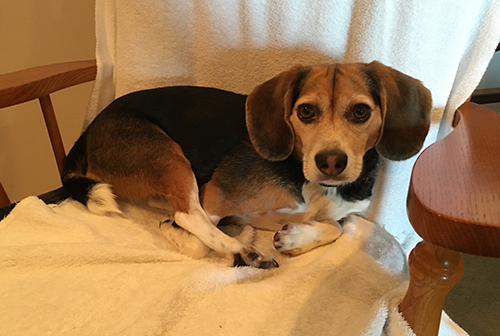
#> input picture Projekt2/beagle.png, 500 x 336 px
$ jupyter execute Lecture1c.ipynb   (shell and % lines are left out)
#> lines starting #> are read from the running program, lines starting #| are printed output that depends on the picture; after the words box and inside, x2 and y2 are one past the last pixel; in counts of white or black regions, pixels touching at a corner belong together
[cell 1]
import cv2
import numpy as np
import matplotlib.pyplot as plt

[cell 2]
def showOpencvImage(image, isGray=False):
    fig = plt.figure(figsize=(6, 6))
    plt.imshow(image, cmap = 'gray')
    plt.show()

[cell 3]
#Mount Google Drive

# Linear discrimination
In the example below discrimination between classes is made based on the value of a linear scoring function:

where xi is an object descriptor (feature vector)
# Classical approaches based on linear discrimination boudaries:
LDA

SVM

[cell 4]
# initialize the class labels and set the seed of the pseudorandom
# number generator so we can reproduce our results
labels = ["dog", "cat", "panda"]
np.random.seed(1)

# randomly initialize our weight matrix and bias vector -- in a
# *real* training and classification task, these parameters would
# be *learned* by our model, but for the sake of this example,
# let's use random values
W = np.random.randn(3, 3072)
b = np.random.randn(3)

# load our example image, resize it, and then flatten it into our
# "feature vector" representation
orig = cv2.imread("beagle.png")
#> orig is the input picture: shape (336, 500, 3); mean B, G, R 83, 120.9, 156.2
image = cv2.resize(orig, (32, 32)).flatten()
#> image = 3072 values, max 255 at index 91, min 1 at index 1353, mean 120.4

print(image.shape)
#| (3072,)
print(W.shape)
print(b.shape)

# compute the output scores by taking the dot product between the
# weight matrix and image pixels, followed by adding in the bias
scores = W.dot(image) + b
#> scores = [7963.9, -2931, 3362.5]

# loop over the scores + labels and display them
for (label, score) in zip(labels, scores):
	print("[INFO] {}: {:.2f}".format(label, score))
#> this loop made 3 passes
#> (label, score) on passes 1 to 3: ('dog', 7963.9), ('cat', -2931), ('panda', 3362.5)
#| [INFO] dog: 7963.93
#| [INFO] cat: -2930.99
#| [INFO] panda: 3362.47

# draw the label with the highest score on the image as our
# prediction
cv2.putText(orig, "Label: {}".format(labels[np.argmax(scores)]),
	(10, 30), cv2.FONT_HERSHEY_SIMPLEX, 0.9, (0, 255, 0), 2)
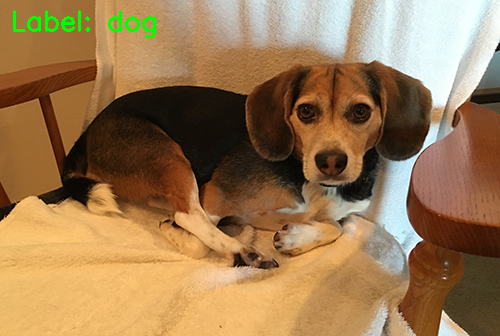
#> orig: shape (336, 500, 3); 0.6% of pixels changed, all inside (x1, y1, x2, y2) = (13, 10, 156, 38)


#im = [orig[:,:,i] for i in [2,1,0]]
#for i in range(0,3):
#    np.copyto(orig[:,:,i], im[i])

# display our input image

showOpencvImage(orig)

# Discriminating functions for feed forward deep learning

Output = Activation_N ( W_N* (Activation_(N-1)(W_(N_-1)
(
....
Activation_1 (W_1*Input)
...
) ) ) )

While activations are elements of a model (are fixed), the model matrices W_i are learnt from data based on some optimization procedure.

The kind of optimization here is **supervised learning**.
A well known example of an supervised learning approach is linear regression.

# Activations

Activations used in deep learning are **differentiable**.

# Data for supervised learning

1.   Training input data + annotations
2.   Validation data for model selection + annotations
3.   Testing data + annotations

# Gradient descent

In the next example, we find a matrix of weights W that minimizes the loss function

(y_true-y_pred) ** 2

where ypred = trainX.dot (W)

trainX has three components (x1, x2,1), We also has three components (W1, W2, W3), x1 and x2 are coordinates of the object on the plane
but trainX.dot (W) is the marked distance of the point (x1, x2) from the straight line W1 * x1 + W2 * x2 + W3 = 0 (point above the straight line or below the straight line).

The optimization procedure is therefore looking for a straight line separating the two classes, so that the accuracy of the classification is the best.

This is similar to Linear SVM or LDA classifiers

In many dimensions, the product of traiX.doc (W) is still interpreted as a distance from hyperplane.

**We will derive the equation for gradient descent.**

[cell 5]
from sklearn.model_selection import train_test_split
from sklearn.metrics import classification_report
from sklearn.datasets import make_blobs
import matplotlib.pyplot as plt
import numpy as np
import argparse

def sigmoid_activation(x):
	# compute the sigmoid activation value for a given input
	return 1.0 / (1 + np.exp(-x))

def sigmoid_deriv(x):
	# compute the derivative of the sigmoid function ASSUMING
	# that the input `x` has already been passed through the sigmoid
	# activation function y = 1/(1+exp(-x)) dy/dx = (1-y)*y
	return x * (1 - x)

def predict(X, W):
	# take the dot product between our features and weight matrix
	preds = sigmoid_activation(X.dot(W))

	# apply a step function to threshold the outputs to binary
	# class labels
	preds[preds <= 0.5] = 0
	preds[preds > 0] = 1

	# return the predictions
	return preds

[cell 6]
EPOCHS = 20
LEARNING_RATE = 0.01

# generate a 2-class classification problem with 1,000 data points,
# where each data point is a 2D feature vector
(X, y) = make_blobs(n_samples=1000, n_features=2, centers=2,
	cluster_std=1.5, random_state=1)
y = y.reshape((y.shape[0], 1))

print(np.min(y))
print(np.max(y))

# insert a column of 1's as the last entry in the feature
# matrix -- this little trick allows us to treat the bias
# as a trainable parameter within the weight matrix
X = np.c_[X, np.ones((X.shape[0]))]

# partition the data into training and testing splits using 50% of
# the data for training and the remaining 50% for testing
(trainX, testX, trainY, testY) = train_test_split(X, y,
	test_size=0.5, random_state=42)

# initialize our weight matrix and list of losses
print("[INFO] training...")
W = np.random.randn(X.shape[1], 1)

print(X.shape)
print(W.shape)

losses = []

# loop over the desired number of epochs
for epoch in np.arange(0, EPOCHS):
	# take the dot product between our features `X` and the weight
	# matrix `W`, then pass this value through our sigmoid activation
	# function, thereby giving us our predictions on the dataset
	preds = sigmoid_activation(trainX.dot(W))

	# now that we have our predictions, we need to determine the
	# `error`, which is the difference between our predictions and
	# the true values
	error = preds - trainY
	loss = np.sum(error ** 2)
	losses.append(loss)

	# the gradient descent update is the dot product between our
	# (1) features and (2) the error of the sigmoid derivative of
	# our predictions
	d = error * sigmoid_deriv(preds)
	gradient = trainX.T.dot(d)

	# in the update stage, all we need to do is "nudge" the weight
	# matrix in the negative direction of the gradient (hence the
	# term "gradient descent" by taking a small step towards a set
	# of "more optimal" parameters
	W += -LEARNING_RATE * gradient

	# check to see if an update should be displayed
	if epoch == 0 or (epoch + 1) % 5 == 0:
		print("[INFO] epoch={}, loss={:.7f}".format(int(epoch + 1),
			loss))

# evaluate our model
print("[INFO] evaluating...")
preds = predict(testX, W)
print(classification_report(testY, preds))

print("Model matrix ",W)

# plot the (testing) classification data
plt.style.use("ggplot")
plt.figure()
plt.title("Data")
plt.scatter(testX[:, 0], testX[:, 1], marker="o", c=testY[:, 0], s=30)
f1 = np.arange(-15,2.5,0.5)
plt.plot(f1,-W[0]/W[1]*f1-W[2]/W[1])

# construct a figure that plots the loss over time
plt.style.use("ggplot")
plt.figure()
plt.plot(np.arange(0, EPOCHS), losses)
plt.title("Training Loss")
plt.xlabel("Epoch #")
plt.ylabel("Loss")
plt.show()
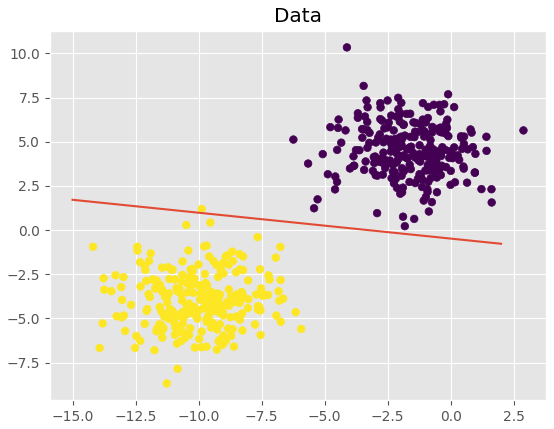
#> figure drawn by matplotlib, 1 panel; curve peaks at x = -15, y = 1.72
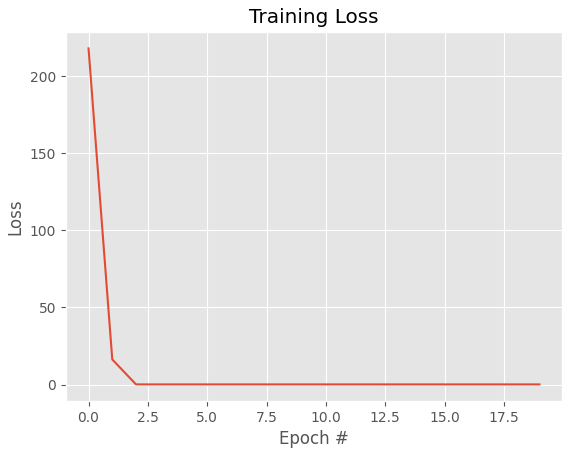
#> figure drawn by matplotlib, 1 panel; curve peaks at x = 0, y = 218

# Stochastic gradient descent

[cell 7]
def next_batch(X, y, batchSize):
	# loop over our dataset `X` in mini-batches, yielding a tuple of
	# the current batched data and labels
	for i in np.arange(0, X.shape[0], batchSize):
		yield (X[i:i + batchSize], y[i:i + batchSize])

[cell 8]
BATCH_SIZE=32
(X, y) = make_blobs(n_samples=1000, n_features=2, centers=2,cluster_std=1.5, random_state=1)
y = y.reshape((y.shape[0], 1))

# insert a column of 1's as the last entry in the feature
# matrix -- this little trick allows us to treat the bias
# as a trainable parameter within the weight matrix
X = np.c_[X, np.ones((X.shape[0]))]

# partition the data into training and testing splits using 50% of
# the data for training and the remaining 50% for testing
(trainX, testX, trainY, testY) = train_test_split(X, y,test_size=0.5, random_state=42)

# initialize our weight matrix and list of losses
print("[INFO] training...")
W = np.random.randn(X.shape[1], 1)
losses = []

# loop over the desired number of epochs
for epoch in np.arange(0, EPOCHS):
	# initialize the total loss for the epoch
	epochLoss = []

	# loop over our data in batches
	for (batchX, batchY) in next_batch(trainX, trainY, BATCH_SIZE):
		# take the dot product between our current batch of features
		# and the weight matrix, then pass this value through our
		# activation function
		preds = sigmoid_activation(batchX.dot(W))

		# now that we have our predictions, we need to determine the
		# `error`, which is the difference between our predictions
		# and the true values
		error = preds - batchY
		epochLoss.append(np.sum(error ** 2))

		# the gradient descent update is the dot product between our
		# (1) current batch and (2) the error of the sigmoid
		# derivative of our predictions
		d = error * sigmoid_deriv(preds)
		gradient = batchX.T.dot(d)

		# in the update stage, all we need to do is "nudge" the
		# weight matrix in the negative direction of the gradient
		# (hence the term "gradient descent" by taking a small step
		# towards a set of "more optimal" parameters
		W += -LEARNING_RATE * gradient

	# update our loss history by taking the average loss across all
	# batches
	loss = np.average(epochLoss)
	losses.append(loss)

	# check to see if an update should be displayed
	if epoch == 0 or (epoch + 1) % 5 == 0:
		print("[INFO] epoch={}, loss={:.7f}".format(int(epoch + 1),
			loss))

# evaluate our model
print("[INFO] evaluating...")
preds = predict(testX, W)
print(classification_report(testY, preds))

# plot the (testing) classification data
plt.style.use("ggplot")
plt.figure()
plt.title("Data")
plt.scatter(testX[:, 0], testX[:, 1], marker="o", c=testY[:, 0], s=30)

# construct a figure that plots the loss over time
plt.style.use("ggplot")
plt.figure()
plt.plot(np.arange(0, EPOCHS), losses)
plt.title("Training Loss")
plt.xlabel("Epoch #")
plt.ylabel("Loss")
plt.show()
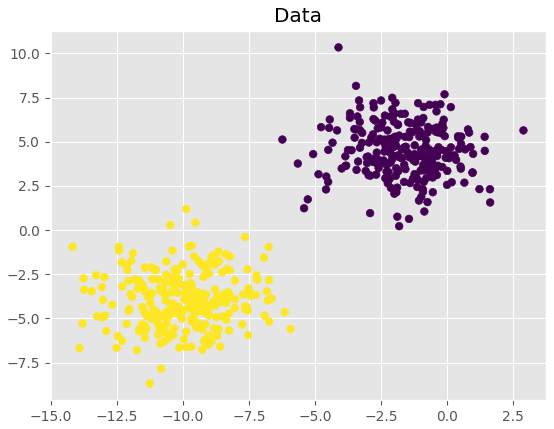
#> figure drawn by matplotlib, 1 panel
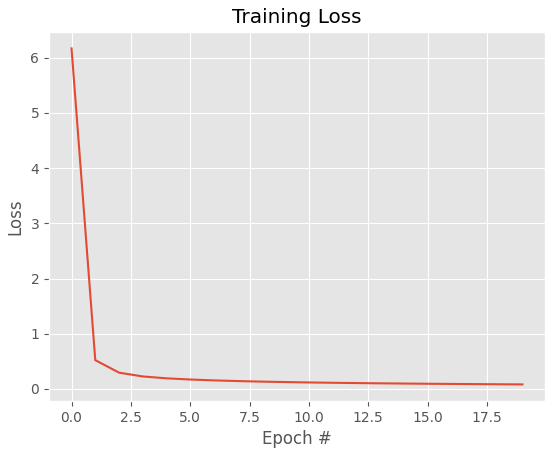
#> figure drawn by matplotlib, 1 panel; curve peaks at x = 0, y = 6.17
